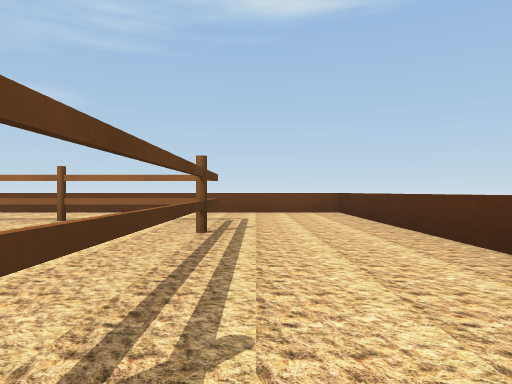
[1] (above)

22 first-person views from a walk through a robot-simulator world made for Webots. The camera is 0.37 m above the floor, looks level and sees 70° across. The floor is counted in squares, 1 m on a side. Each view is taken from the middle of a square. On the plan, view 1 faces up. The plan holds only what a view shows up to about 9 squares ahead; the rest is blank. The robots in the file are not drawn. Simple shapes and patterns stand in for the simulator's stock objects.

[2]
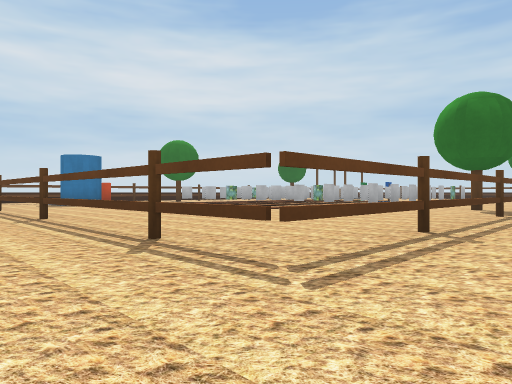

[3]
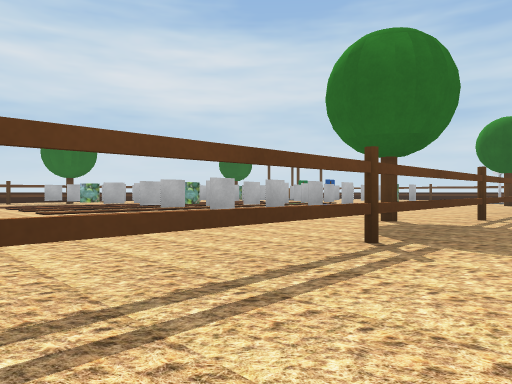

[4]
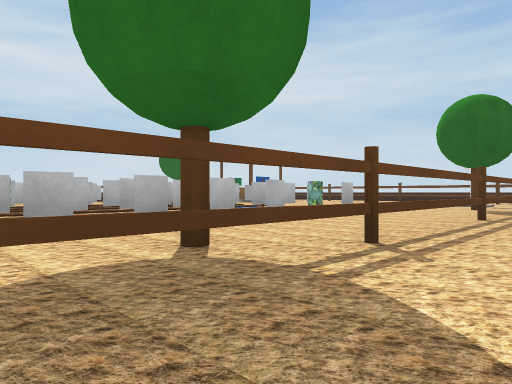

[5]
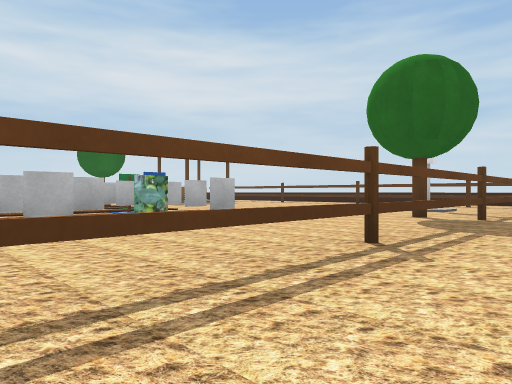

[6]
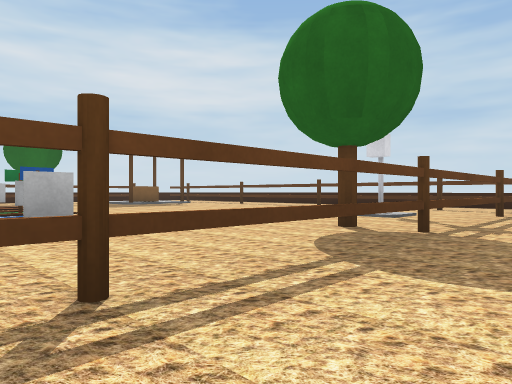

[7]
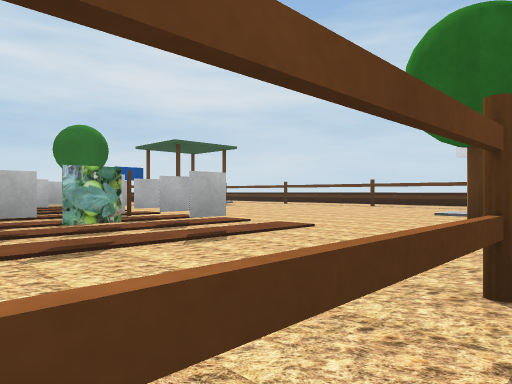

[8]
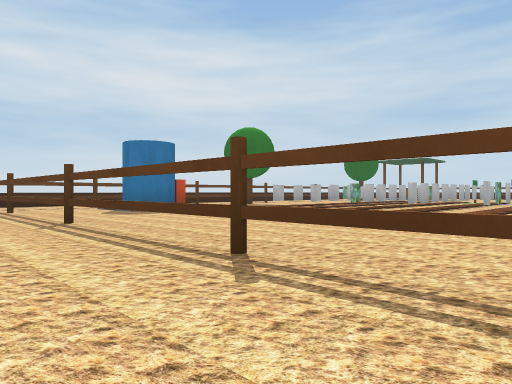

[9]
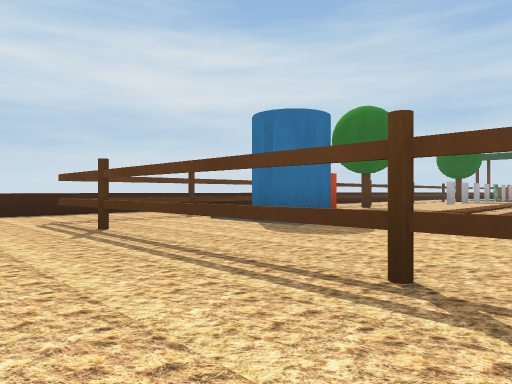

[10]
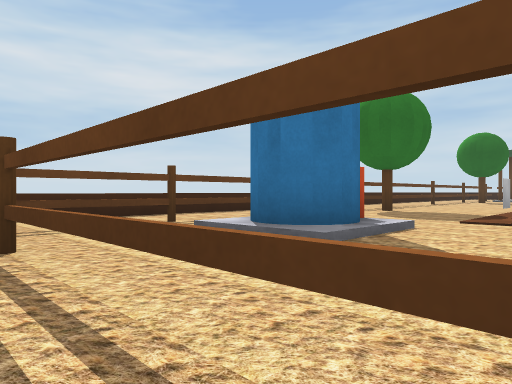

[11]
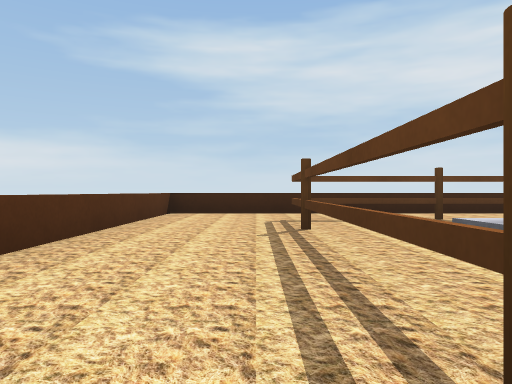

[12]
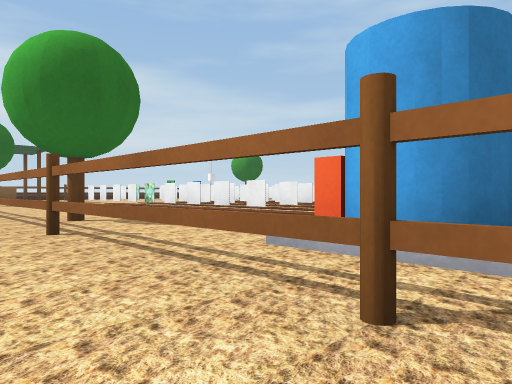

[13]
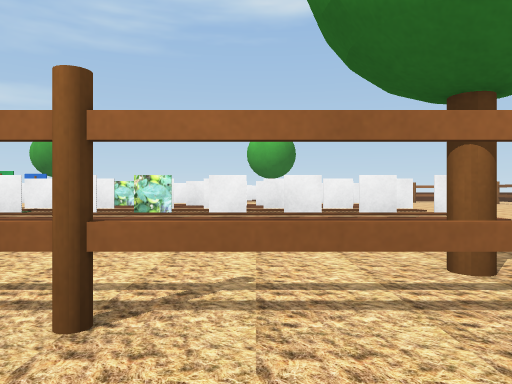

[14]
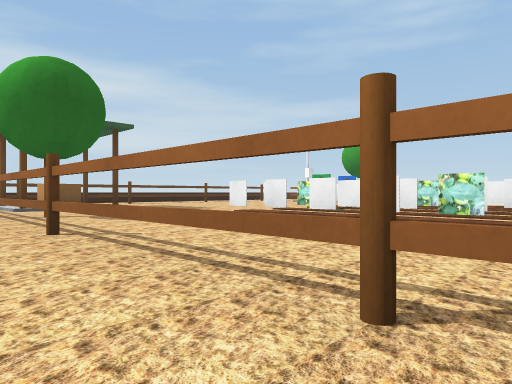

[15]
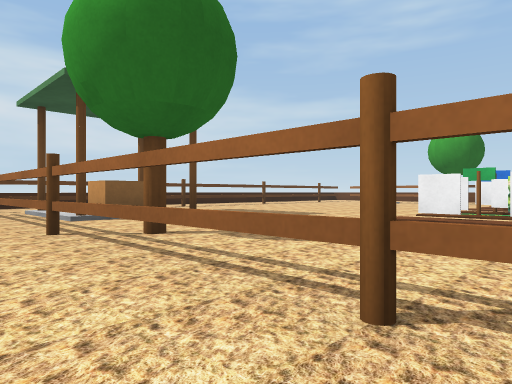

[16]
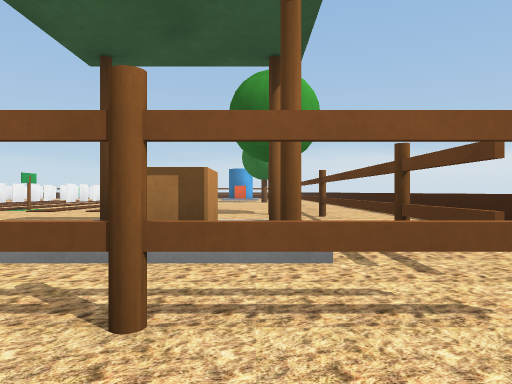

[17]
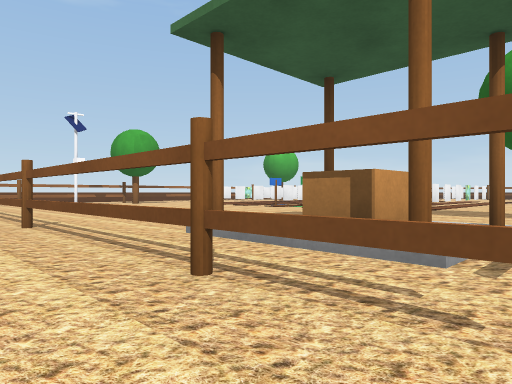

[18]
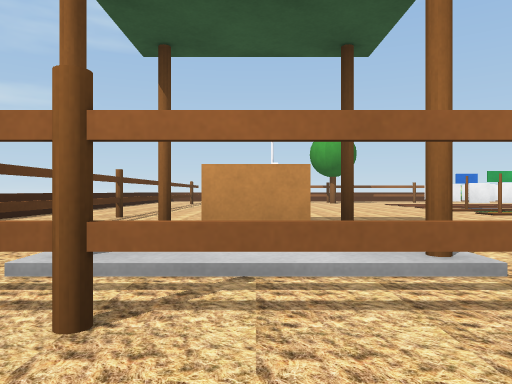

[19]
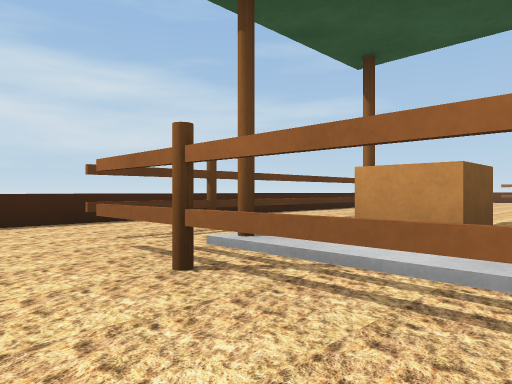

[20]
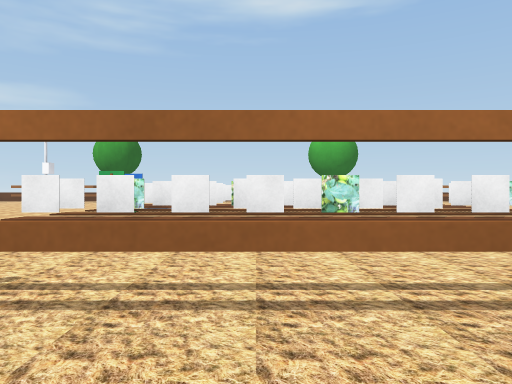

[21]
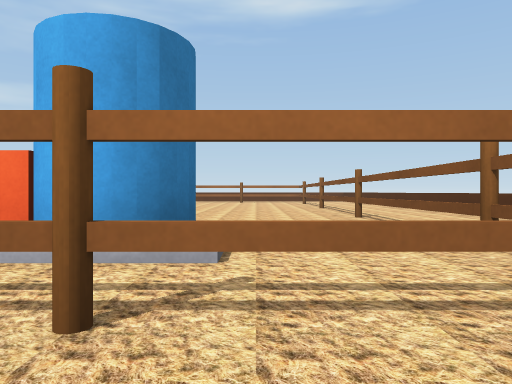

[22]
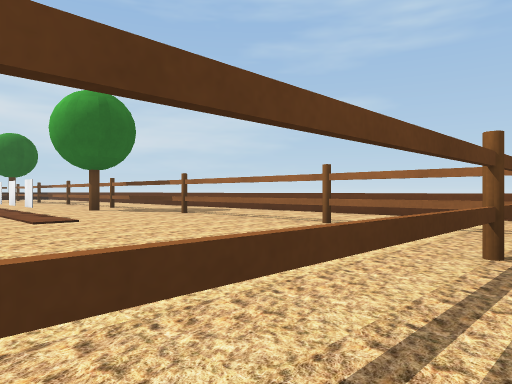

### Floor plan
Key: @ floor where view 1 was taken; # wall or solid block; . main floor; : floor 0.05 m higher than the main floor; = window, fence, low wall or low ledge; P brown pole; T tree; B grey box; G green box; R grey pole; A orange box; C blue cylinder; W brown box; O other object.
Columns run from 21 left of view 1 to 2 right of it. Each row starts with its distance up from view 1.
  7               =========#
  6        ................=
  5    P..P..P..P..P..P....=
  4 =.#=..T#=====T#=====#..=
  3 =.O.RR..............P..=
  2  .#......BGBBBBB....#..=
  1 =.#......BBBBBBB....#..=
  0 =. .....BBOOBOGB....P@.=
 -1 =.#.....BBOOOOOB....#..=
 -2 =.#......BBBBBBG....#..=
 -3 =.P.....BGBBBBBB....P..=
 -4 =.#P.P...BBBGBBB....#..=
 -5 =.#:W:...........AC.#..=
 -6 =.PPWP.T......T...C.P..=
 -7 =.#PP#PP#PP#PP#PP#PP#..=
 -8   ............  .......=
 -9      ######     ########

Positions as (right, up) in squares from view 1, and headings:
1: (0, 0), facing up
2: (1, 6), facing down-left
3: (-3, 6), facing down-left
4: (-6, 6), facing down-left
5: (-9, 6), facing down-left
6: (-11, 6), facing down-left
7: (-10, 5), facing down-left
8: (1, 2), facing down-left
9: (1, -2), facing down-left
10: (0, -3), facing down-left
11: (0, -2), facing down
12: (-2, -8), facing up-left
13: (-8, -8), facing up
14: (-8, -8), facing up-left
15: (-11, -8), facing up-left
16: (-20, -6), facing right
17: (-20, -7), facing up-right
18: (-17, -8), facing up
19: (-16, -8), facing up-left
20: (-10, -8), facing up
21: (-2, -8), facing up
22: (0, 1), facing up-left
